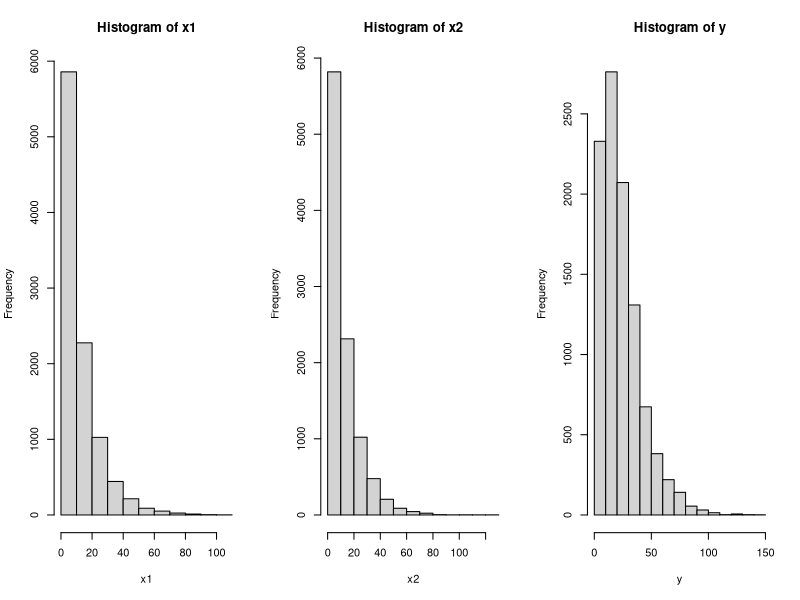
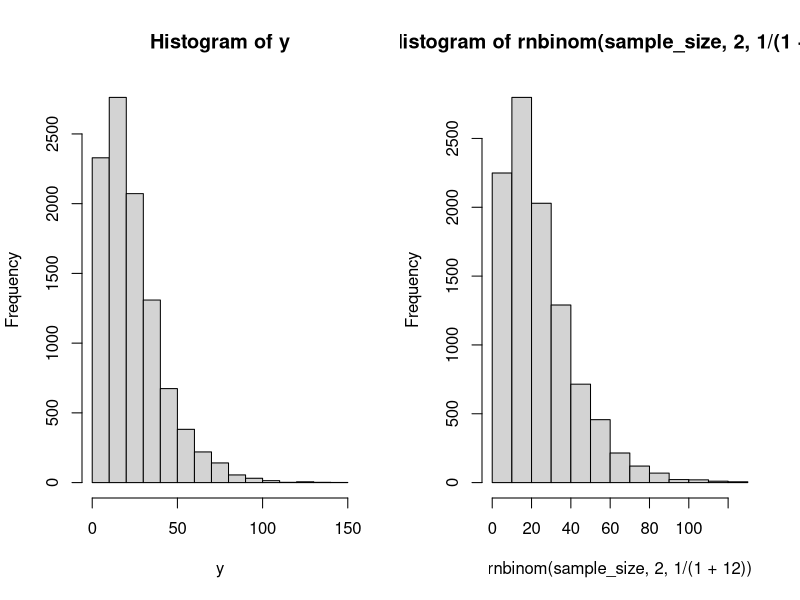
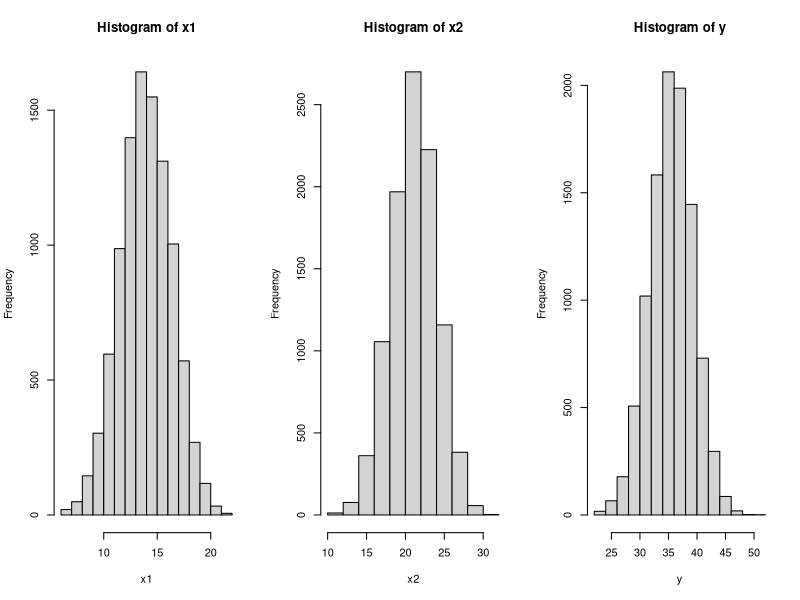
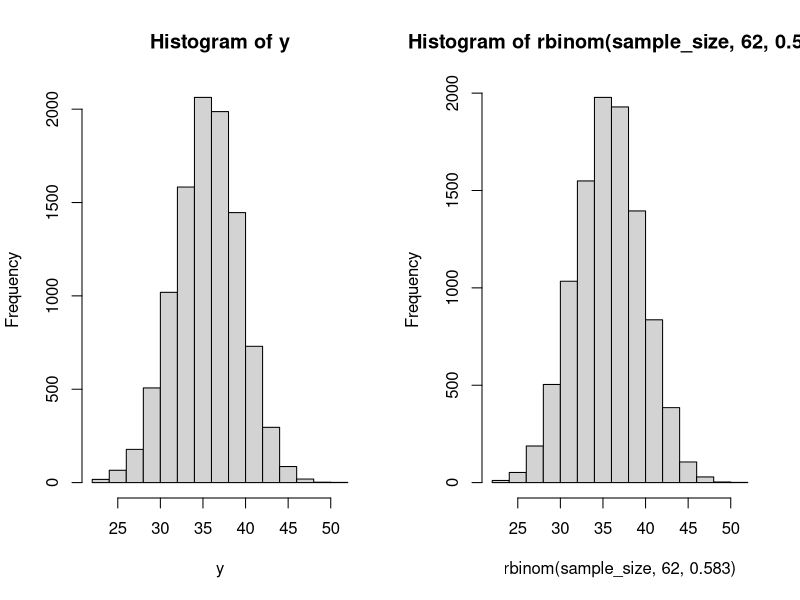
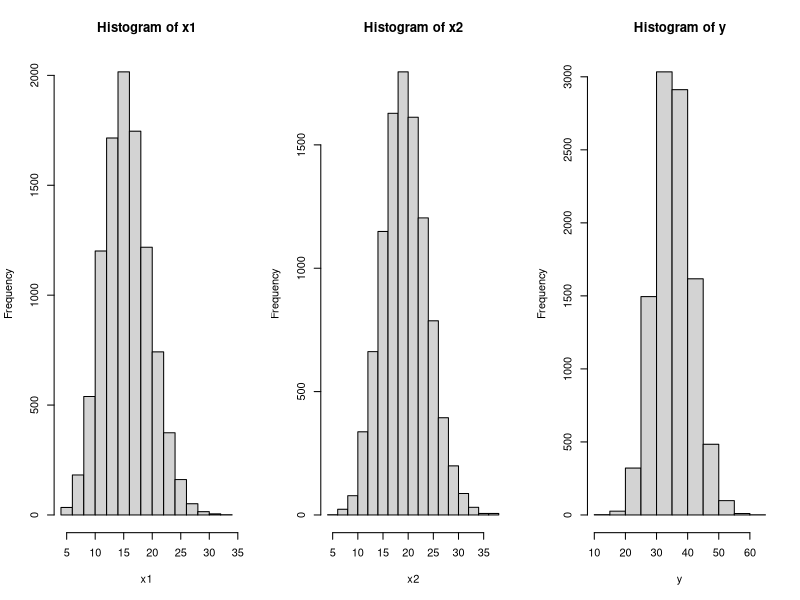
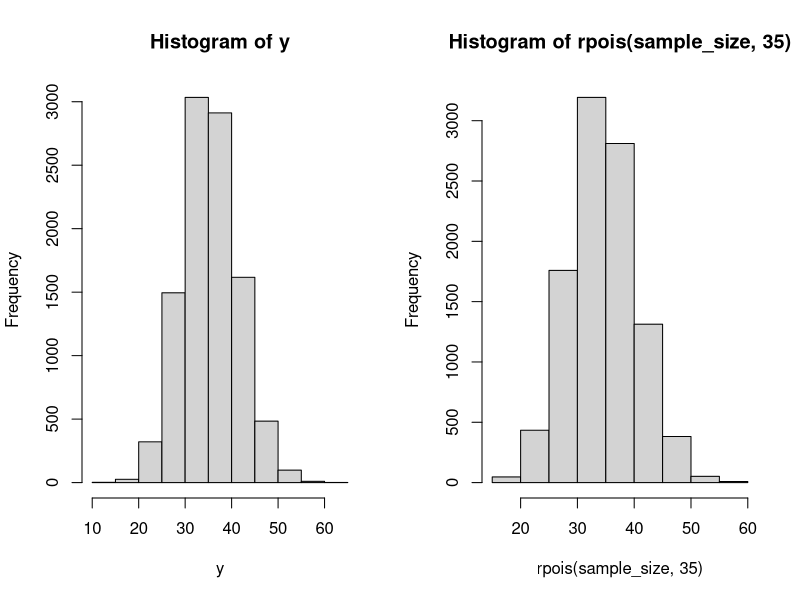
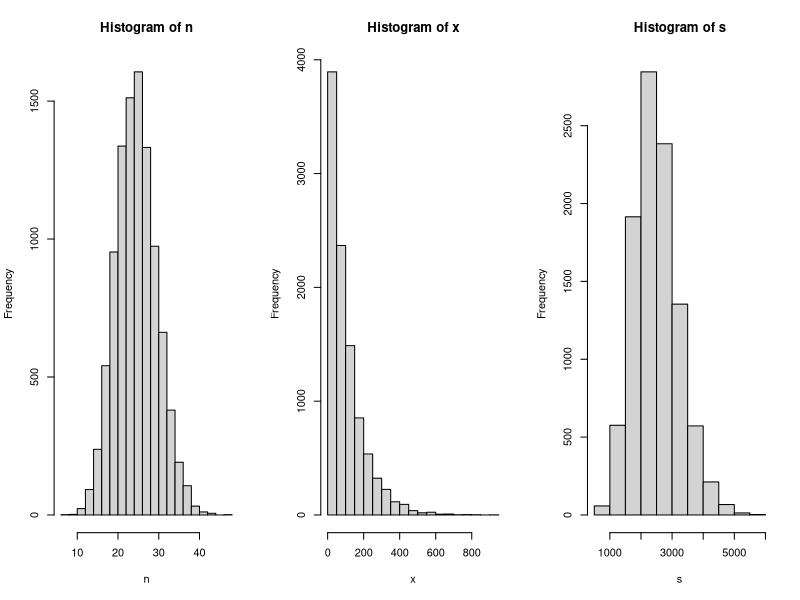
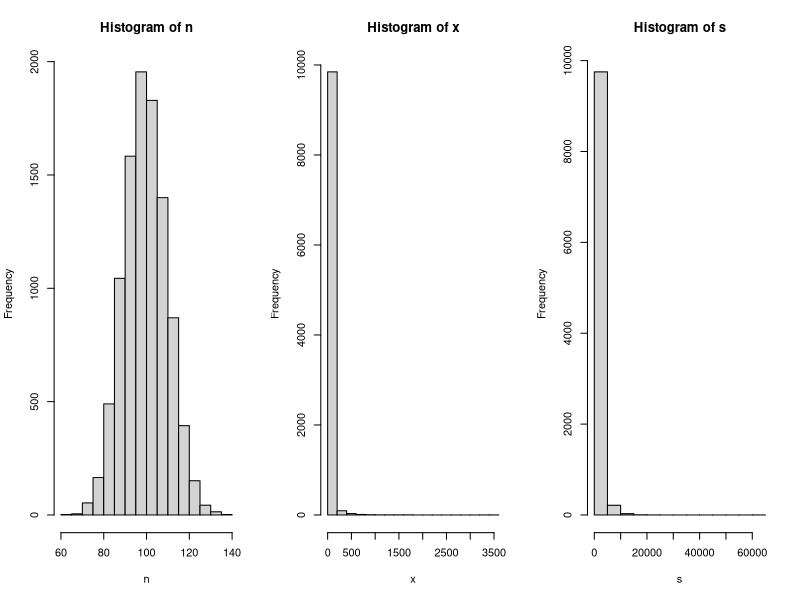

The R source for these figures, in order:
## ---- chunk 1
sample_size <- 10000
beta1 <- 12
beta2 <- 12

set.seed(461)
x1 <- rgeom(sample_size, 1/(1+beta1))
x2 <- rgeom(sample_size, 1/(1+beta2))
y <- x1 + x2
(table <- table(y))

par(mfrow = c(1,3))
hist(x1)
hist(x2)
hist(y)

p <- numeric(60)
for (i in 1:60) {
  p[i] <- (i+1)*table[i+1]/table[i]
}
p
x <- 2:61
lm(p[1:60]~x)

par(mfrow = c(1, 2))
hist(y, breaks = 15)
hist(rnbinom(sample_size, 2, 1/(1+12)), breaks = 15)
## ---- chunk 2
sample_size <- 10000
trial1 <- 24
trial2 <- 36
success1 <- 0.6
success2 <- 0.6
set.seed(461)

x1 <- rbinom(sample_size, trial1, success1)
x2 <- rbinom(sample_size, trial2, success2)
y <- x1 + x2
(table <- table(y))

par(mfrow = c(1,3))
hist(x1)
hist(x2)
hist(y)

p <- numeric(24)
for (i in 1:24) {
  p[i] <- (i+22)*table[i+1]/table[i]
}
p
x <- 26:46
lm(p[4:24]~x)

par(mfrow = c(1, 2))
hist(y, breaks = 15)
hist(rbinom(sample_size, 62, 0.583), breaks = 15)
## ---- chunk 3
sample_size <- 10000
lambda1 <- 16
lambda2 <- 20
set.seed(461)

x1 <- rpois(sample_size, lambda1)
x2 <- rpois(sample_size, lambda2)
y <- x1 + x2
(table <- table(y))

par(mfrow = c(1,3))
hist(x1)
hist(x2)
hist(y)

p <- numeric(40)
for (i in 1:40) {
  p[i] <- (i+17)*table[i+2]/table[i+1]
}
p
x <- 21:52
lm(p[4:35]~x)

par(mfrow = c(1, 2))
hist(y, breaks = 15)
hist(rpois(sample_size, 35), breaks = 10)
## ---- chunk 4
sample_size <- 10000
lambda <- 25
theta <- 100
set.seed(461)

n <- rpois(sample_size, lambda)
x <- rexp(sample_size, 1/theta)
s <- numeric(sample_size)
for (i in 1:sample_size) {
  x_i <- rexp(n[i], 1/theta) 
  start_index <- 1
  end_index <- start_index + n[i] - 1
  s[i] <- sum(x_i[start_index:end_index])
}

par(mfrow = c(1,3))
hist(n)
hist(x)
hist(s)

mean_n <- mean(n)
var_n <- var(n)
mean_x <- mean(x)
var_x <- var(x)

mean_s1 <- mean_n * mean_x
var_s1 <- mean_n * var_x + var_n * mean_x^2
mean_s2 <- mean(s)
var_s2 <- var(s)
cat("mean of aggregate loss by calculation of N and X:", mean_s1, "\n")
cat("variance of aggregate loss by calculation of N and X:", var_s1, "\n")
cat("mean of aggregate loss by S:", mean_s2, "\n")
cat("variance of aggregate loss by S:", var_s2)
## ---- chunk 5
sample_size <- 10000
lambda <- 100
mu <- 1
sigma <- 2
set.seed(461)

n <- rpois(sample_size, lambda)
x <- rlnorm(sample_size, meanlog = mu, sdlog = sigma)
s <- numeric(sample_size)
for (i in 1:sample_size) {
  x_i <- rlnorm(n[i], meanlog = mu, sdlog = sigma) 
  start_index <- 1
  end_index <- start_index + n[i] - 1
  s[i] <- sum(x_i[start_index:end_index])
}

par(mfrow = c(1,3))
hist(n)
hist(x)
hist(s)

mean_n <- mean(n)
var_n <- var(n)
mean_x <- mean(x)
var_x <- var(x)

mean_s1 <- mean_n * mean_x
var_s1 <- mean_n * var_x + var_n * mean_x^2
mean_s2 <- mean(s)
var_s2 <- var(s)
cat("mean of aggregate loss by calculation of N and X:", mean_s1, "\n")
cat("variance of aggregate loss by calculation of N and X:", var_s1, "\n")
cat("mean of aggregate loss by S:", mean_s2, "\n")
cat("variance of aggregate loss by S:", var_s2)
## ---- chunk 6
sample_size <- 10000
trial <- 36
success <- 0.6
alpha <- 100
beta <- 2
set.seed(461)

n <- rbinom(sample_size, trial, success)
x <- rgamma(sample_size, shape = alpha, rate = 1/beta)
s <- numeric(sample_size)
for (i in 1:sample_size) {
  x_i <- rgamma(n[i], shape = alpha, rate = 1/beta) 
  start_index <- 1
  end_index <- start_index + n[i] - 1
  s[i] <- sum(x_i[start_index:end_index])
}

par(mfrow = c(1,3))
hist(n)
hist(x)
hist(s)

mean_n <- mean(n)
var_n <- var(n)
mean_x <- mean(x)
var_x <- var(x)

mean_s1 <- mean_n * mean_x
var_s1 <- mean_n * var_x + var_n * mean_x^2
mean_s2 <- mean(s)
var_s2 <- var(s)
cat("mean of aggregate loss by calculation of N and X:", mean_s1, "\n")
cat("variance of aggregate loss by calculation of N and X:", var_s1, "\n")
cat("mean of aggregate loss by S:", mean_s2, "\n")
cat("variance of aggregate loss by S:", var_s2)
